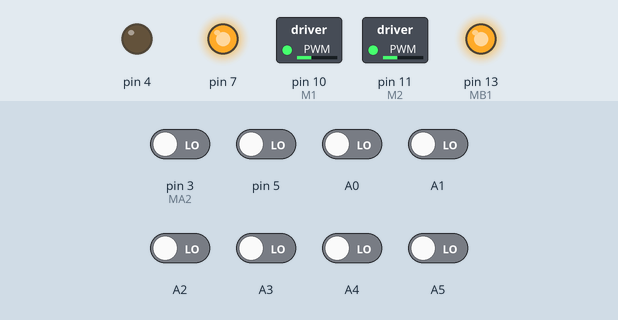
This sketch was run on a simulated Arduino Uno, built with avr-gcc and run on an emulated ATmega328P. Shown: switched loads named in the sketch (green lamp = pin HIGH), output pins drawn as LEDs (lit = HIGH). The test bench sets the inputs (shaded band); at power-on: A0–5, pin 3 (MA2), pin 5 LOW. What the sketch prints to the serial monitor is not drawn.

Above: at 11.8 s.
At 15.7 s:
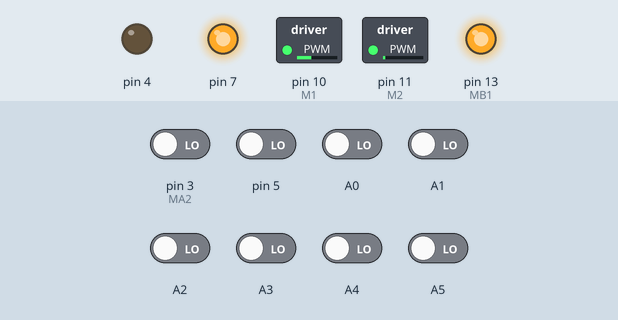
Timing chart, 0 to 18.6 s (numbered marks = the images above):
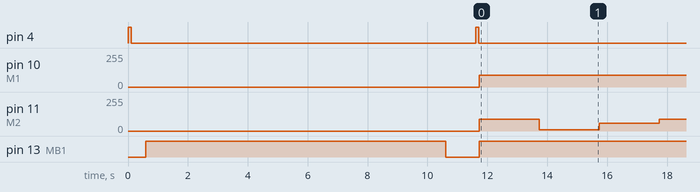

Measured:
- by itself, pin 10 (M1): 0/255 → 90/255 at 11.7 s
- by itself, pin 11 (M2): repeats every 6.0 s: 10/255 2.0 s, 60/255 2.0 s, 90/255 2.0 s
- by itself, pin 13 (MB1): HIGH → LOW at 10.6 s, → HIGH 1.1 s later

The sketch:

SPU_ince.ino
```cpp
#include "Handle/motor.h"

#include <Arduino.h>
#include <QTRSensors.h>
#include <EEPROM.h>

QTRSensors qtr;

/////////////////////////////////////////////////////////////////////////
/////////////////////////////////////////////////////////////////////////
/////////////////////////////////////////////////////////////////////////

const uint8_t SensorCount = 8;

uint16_t sensorValues[SensorCount];

const int BZ1 = 4;

float Error = 0;
float LastError = 0;
float Integral = 0;
float Derivative = 0;

// ตั้งค่าขาที่ใช้ในการควบคุม L298P Shield
const int M1_1 = 10;   // ขาที่ใช้ในการควบคุมความเร็วมอเตอร์ A
const int MA1_1 = 12;  // ให้มอเตอร์หมุนไปด้านหน้า
const int MA2_2 = 3;   // ให้มอเตอร์หมุนไปด้านหลัง

const int M2_2 = 11;   // ขาที่ใช้ในการควบคุมความเร็วมอเตอร์ B
const int MB1_1 = 13;  // ให้มอเตอร์หมุนไปด้านหน้า
const int MB2_2 = 8;   // ให้มอเตอร์หมุนไปด้านหลัง


int lineV = 0;
int groundV = 0;
int meanV = 500;
int N = 5;

int motorSpeed;
int baseSpeed = 50;

int rightSpeed, leftSpeed;
int maxSpeed = 100;

int sum_error = 0;

// PID
int error = 0;
int pre_error = 0;
int Kp = 1.0;
int Kd = 0.01;
int Ki = 0.5;

// Desired position should be the center of your sensors.
const uint16_t DesiredPosition = SensorCount * 1000 / 2;  // assuming each sensor can have a max value of 1000

/////////////////////////////////////////////////////////////////////////
/////////////////////////////////////////////////////////////////////////
/////////////////////////////////////////////////////////////////////////

// void motor2(int PWA1, int PWB1, int MAA1_1, int MAA2_2, int MBB2_1, int MBB2_2) {
//   analogWrite(M1_1, PWA1);
//   analogWrite(M2_2, PWB1);

//   digitalWrite(MA1_1, MAA1_1);
//   digitalWrite(MB1_1, MBB2_1);
//   digitalWrite(MA2_2, MAA2_2);
//   digitalWrite(MB2_2, MBB2_2);
// }
bool B(int n) {
  if (n > 900) {  // is black
    return true;
  } else {
    return false;
  }
}

/////////////////////////////////////////////////////////////////////////

bool W(int n) {
  if (n <= 899) {  // is white
    return true;
  } else {
    return false;
  }
}
/////////////////////////////////////////////////////////////////////////


/////////////////////////////////////////////////////////////////////////

/////////////////////////////////////////////////////////////////////////

void sensor_test() {
  // อ่านค่าเซ็นเซอร์ที่ปรับเทียบแล้วและรับการวัดตำแหน่งเส้น
  // ตั้งแต่ 0 ถึง 5,000 (สำหรับเส้นสีขาว ให้ใช้ readLineWhite() แทน)
  uint16_t position = qtr.readLineBlack(sensorValues);

  // พิมพ์ค่าเซ็นเซอร์เป็นตัวเลขตั้งแต่ 0 - 1,000 โดยที่ 0 หมายถึงสูงสุด
  // การสะท้อนแสง และ 1,000 หมายถึงการสะท้อนแสงขั้นต่ำ ตามด้วยเส้น
  // ตำแหน่ง
  for (uint8_t i = 0; i < SensorCount; i++) {
    Serial.print(sensorValues[i]);
    Serial.print('\t');
  }
  Serial.println(position);
  delay(10);

   if (W(sensorValues[0]) && W(sensorValues[1]) && W(sensorValues[2]) && W(sensorValues[3]) && W(sensorValues[4]) && W(sensorValues[5]) && W(sensorValues[6]) && B(sensorValues[7])) {
    error = 4;
  } else if (W(sensorValues[0]) && W(sensorValues[1]) && W(sensorValues[2]) && W(sensorValues[3]) && W(sensorValues[4]) && W(sensorValues[5]) && B(sensorValues[6]) && B(sensorValues[7])) {
    error = 4;
  } else if (W(sensorValues[0]) && W(sensorValues[1]) && W(sensorValues[2]) && W(sensorValues[3]) && W(sensorValues[4]) && B(sensorValues[5]) && B(sensorValues[6]) && B(sensorValues[7])) {
    error = 3;
  } else if (W(sensorValues[0]) && W(sensorValues[1]) && W(sensorValues[2]) && W(sensorValues[3]) && B(sensorValues[4]) && B(sensorValues[5]) && B(sensorValues[6]) && B(sensorValues[7])) {
    error = 3;
  } else if (W(sensorValues[0]) && W(sensorValues[1]) && W(sensorValues[2]) && B(sensorValues[3]) && B(sensorValues[4]) && B(sensorValues[5]) && B(sensorValues[6]) && B(sensorValues[7])) {
    error = 2;
  } else if (W(sensorValues[0]) && W(sensorValues[1]) && B(sensorValues[2]) && B(sensorValues[3]) && B(sensorValues[4]) && B(sensorValues[5]) && B(sensorValues[6]) && B(sensorValues[7])) {
    error = 2;
  } else if (W(sensorValues[0]) && B(sensorValues[1]) && B(sensorValues[2]) && B(sensorValues[3]) && B(sensorValues[4]) && B(sensorValues[5]) && B(sensorValues[6]) && B(sensorValues[7])) {
    error = 1;
  } else if (B(sensorValues[0]) && B(sensorValues[1]) && B(sensorValues[2]) && B(sensorValues[3]) && B(sensorValues[4]) && B(sensorValues[5]) && B(sensorValues[6]) && B(sensorValues[7])) {
    error = 0;
  } else if (W(sensorValues[0]) && B(sensorValues[1]) && B(sensorValues[2]) && B(sensorValues[3]) && B(sensorValues[4]) && B(sensorValues[5]) && B(sensorValues[6]) && W(sensorValues[7])) {
    error = 0;
  } else if (W(sensorValues[0]) && W(sensorValues[1]) && B(sensorValues[2]) && B(sensorValues[3]) && B(sensorValues[4]) && B(sensorValues[5]) && W(sensorValues[6]) && W(sensorValues[7])) {
    error = 0;
  } else if (W(sensorValues[0]) && W(sensorValues[1]) && W(sensorValues[2]) && B(sensorValues[3]) && B(sensorValues[4]) && B(sensorValues[5]) && W(sensorValues[6]) && W(sensorValues[7])) {
    error = 0;
  } else if (B(sensorValues[0]) && W(sensorValues[1]) && W(sensorValues[2]) && W(sensorValues[3]) && W(sensorValues[4]) && W(sensorValues[5]) && W(sensorValues[6]) && W(sensorValues[7])) {
    error = -4;
  } else if (B(sensorValues[0]) && B(sensorValues[1]) && W(sensorValues[2]) && W(sensorValues[3]) && W(sensorValues[4]) && W(sensorValues[5]) && W(sensorValues[6]) && W(sensorValues[7])) {
    error = -4;
  } else if (B(sensorValues[0]) && B(sensorValues[1]) && B(sensorValues[2]) && W(sensorValues[3]) && W(sensorValues[4]) && W(sensorValues[5]) && W(sensorValues[6]) && W(sensorValues[7])) {
    error = -3;
  } else if (B(sensorValues[0]) && B(sensorValues[1]) && B(sensorValues[2]) && B(sensorValues[3]) && W(sensorValues[4]) && W(sensorValues[5]) && W(sensorValues[6]) && W(sensorValues[7])) {
    error = -3;
  } else if (B(sensorValues[0]) && B(sensorValues[1]) && W(sensorValues[2]) && B(sensorValues[3]) && B(sensorValues[4]) && W(sensorValues[5]) && W(sensorValues[6]) && W(sensorValues[7])) {
    error = -2;
  } else if (B(sensorValues[0]) && B(sensorValues[1]) && W(sensorValues[2]) && B(sensorValues[3]) && B(sensorValues[4]) && B(sensorValues[5]) && W(sensorValues[6]) && W(sensorValues[7])) {
    error = -2;
  } else if (B(sensorValues[0]) && B(sensorValues[1]) && W(sensorValues[2]) && B(sensorValues[3]) && B(sensorValues[4]) && B(sensorValues[5]) && B(sensorValues[6]) && W(sensorValues[7])) {
    error = -1;
    /// check WWWWW
  } else if (W(sensorValues[0]) && W(sensorValues[1]) && W(sensorValues[2]) && W(sensorValues[3]) && W(sensorValues[4]) && W(sensorValues[5]) && W(sensorValues[6])&& W(sensorValues[7])) {
      error = pre_error;
    }

    error += 3500 - position;

    motorSpeed = Kp * error + Kd * (error - pre_error) + Ki * (sum_error);
    leftSpeed = baseSpeed + motorSpeed;
    rightSpeed = baseSpeed - motorSpeed;

    if (leftSpeed > maxSpeed) {
      leftSpeed = maxSpeed;
    }
    if (rightSpeed > maxSpeed) {
      rightSpeed = maxSpeed;
    }
    if (leftSpeed < -maxSpeed) {
      leftSpeed = -maxSpeed;
    }
    if (rightSpeed < -maxSpeed) {
      rightSpeed = -maxSpeed;
    }

    // motor(rightSpeed, leftSpeed, 1, LOW, 1, LOW);
    // delay(30);

    motor(90, 90, 1, LOW, 1, LOW);
    delay(2000);
    motor(90, 10, 1, LOW, 1, LOW);
    delay(2000);
    motor(90, 60, 1, LOW, 1, LOW);
    delay(2000);

    Serial.print(leftSpeed);
    Serial.print("  ");
    Serial.println(rightSpeed);
    pre_error = error;
    sum_error += error;
}

/////////////////////////////////////////////////////////////////////////

void callibrated() {
  // 2.5 ms RC หมดเวลาอ่าน (ค่าเริ่มต้น) * 10 อ่านต่อ calibrate() โทร
  // = ~25 ms / calibrate() 1 ครั้ง
  // เรียก calibrate() 400 ครั้ง ใช้เวลาประมาณ 10 วินาที
  for (uint16_t i = 0; i < 400; i++) {
    qtr.calibrate();
  }
  digitalWrite(LED_BUILTIN, LOW);  // turn off Arduino's LED to indicate we are through with calibration

  // พิมพ์ค่าต่ำสุดของที่วัดได้เมื่อเปิด calibrate
  Serial.begin(9600);
  for (uint8_t i = 0; i < SensorCount; i++) {
    Serial.print(qtr.calibrationOn.minimum[i]);
    Serial.print(' ');
  }
  Serial.println();

  // พิมพ์ค่าสูงสุดของที่วัดได้เมื่อเปิด calibrate
  for (uint8_t i = 0; i < SensorCount; i++) {
    Serial.print(qtr.calibrationOn.maximum[i]);
    Serial.print(' ');
  }
  Serial.println();
  Serial.println();

  delay(1000);
}

/////////////////////////////////////////////////////////////////////////

void calibrate(int i) {

  Serial.println("Working in calibrate().");
  Serial.begin(9600);
  if(0 <= i <= 100) {
    Serial.println("Calibrate White");
  }
  else if(101 <= i <= 200) {
    Serial.println("Calibrate Black");
  }

  delay(1000);
}

/////////////////////////////////////////////////////////////////////////
/////////////////////////////////////////////////////////////////////////
/////////////////////////////////////////////////////////////////////////

void setup() {
  pinMode(7, OUTPUT);
  digitalWrite(7, HIGH);
  //Setup Channel A

  pinMode(9, INPUT);

  pinMode(4, OUTPUT);
  // configure the sensors
  qtr.setTypeRC();
  qtr.setSensorPins(
    (const uint8_t[]){
      5, 3, A5, A4, A3, A2, A1, A0 },
    SensorCount);
  qtr.setEmitterPin(2);
  Serial.println("Start Calibrate");
  Beep();

  delay(500);
  pinMode(LED_BUILTIN, OUTPUT);
  digitalWrite(LED_BUILTIN, HIGH);  // turn on Arduino's LED to indicate we are in calibration mode

  // if (!loadCalibrationFromEEPROM()) {
  //   Serial.println("work!");
  //   callibrated();  // Call the calibration function if loading fails
  // }
  callibrated();
  Serial.println("Stop Calibrated");
  Beep();
}

bool ch = false;

/////////////////////////////////////////////////////////////////////////

void loop() {
  // if (digitalRead9t) == 1) {
  //   ch = true;

  //   for (int i = 0 ; i <= 100 ; i++ ) {
  //     calibrate(i); //calibrate white
  //   }
  //   for (int i = 101 ; i <= 200 ; i++ ) {
  //     calibrate(i); //calibrate black line
  //   }
  // }

  if (ch == false) {
    sensor_test();
  } else {
    uint16_t position = qtr.readLineBlack(sensorValues);  //อ่านค่าเส้นสีดำให้เป็นเส้นที่ถูกตรวจสอบเป็นหลัก
    Error = 3500 - position;  // 3500 is the center position for an 8 sensor array
    Integral += Error;
    Derivative = Error - LastError;

    // Adjust motor speed based on PID Value

    LastError = Error;

    // ตรวจสอบว่าถึงเวลาตรวจสอบยัง
  }
}
```

motor.h
```cpp
#ifndef motor_h
#define motor_h

#include <Arduino.h> // นำเข้าไลบรารีสำหรับ Arduino

const int BZ = 4;

// ตั้งค่าขาที่ใช้ในการควบคุม L298P Shield
const int M1 = 10;  // ขาที่ใช้ในการควบคุมความเร็วมอเตอร์ A
const int MA1 = 12; // ให้มอเตอร์หมุนไปด้านหน้า
const int MA2 = 3;  // ให้มอเตอร์หมุนไปด้านหลัง

const int M2 = 11;  // ขาที่ใช้ในการควบคุมความเร็วมอเตอร์ B
const int MB1 = 13; // ให้มอเตอร์หมุนไปด้านหน้า
const int MB2 = 8;  // ให้มอเตอร์หมุนไปด้านหลัง
const int VMX = 255;
int value;
int CH;

void Beep() {
  digitalWrite(4, HIGH);
  delay(100);
  digitalWrite(4, LOW);
}

void motor(int PWA, int PWB, int MAA1, int MAA2, int MBB1, int MBB2) {
  analogWrite(M1, PWA);
  analogWrite(M2, PWB);

  digitalWrite(MA1, MAA1);
  digitalWrite(MB1, MBB1);
  digitalWrite(MA2, MAA2);
  digitalWrite(MB2, MBB2);
}

void test_motor() {
  for (value = 0; value <= VMX; value += 5)
  {
    motor(value, value, 1, LOW, 1, LOW);
    delay(30);
  }
  delay(3000);
  for (value = VMX; value >= 0; value -= 5)
  {
    motor(value, value, 1, LOW, 1, LOW);
    delay(30);
  }
  delay(1000);
  for (value = 0; value <= VMX; value += 5)
  {
    motor(value, value, LOW, 1, LOW, 1);
    delay(30);
  }
  delay(3000);
  for (value = VMX; value >= 0; value -= 5)
  {
    motor(value, value, LOW, 1, LOW, 1);
    delay(30);
  }
  delay(1000);
}

void stop_motor() {
  motor(0, 0, 0, 0, 0, 0);
  delay(30);
}

/////////// Driving Zone //////////////

void forward(int power) {
  if (CH == -1)
  {
    for (value = value; value >= 0; value -= 20)
    {
      motor(value, value, 0, 1, 0, 1);
      delay(30);
    }
    delay(100);
  }
  int power2 = power;
  for (value = value; value <= power2; value += 10)
  {
    motor(value, value, 1, 0, 1, 0);
    delay(30);
  }
  CH = 1;
}

void backward(int power) {
  if (CH == 1)
  {

    for (value = value; value >= 0; value -= 20)
    {
      motor(value, value, 1, 0, 1, 0);
      delay(30);
    }
  }
  int power2 = power;
  for (value = value; value <= power2; value += 10)
  {
    motor(value, value, 0, 1, 0, 1);
    delay(30);
  }
  CH = -1;
}

void turnleft(int power) {
  for (value = value; value <= power; value += 10) {
    motor(value, LOW, 1, 0, 1, 0);
    delay(30);
  }
}

void turnright(int power) {
  for (value = value; value <= power; value += 10) {
    motor(LOW, value, 1, 0, 1, 0);
    delay(30);
  }
}

////// Break Motor ////////////

void break_motor() {
  motor(LOW, LOW, 0, 0, 0, 0);
}

#endif
```
